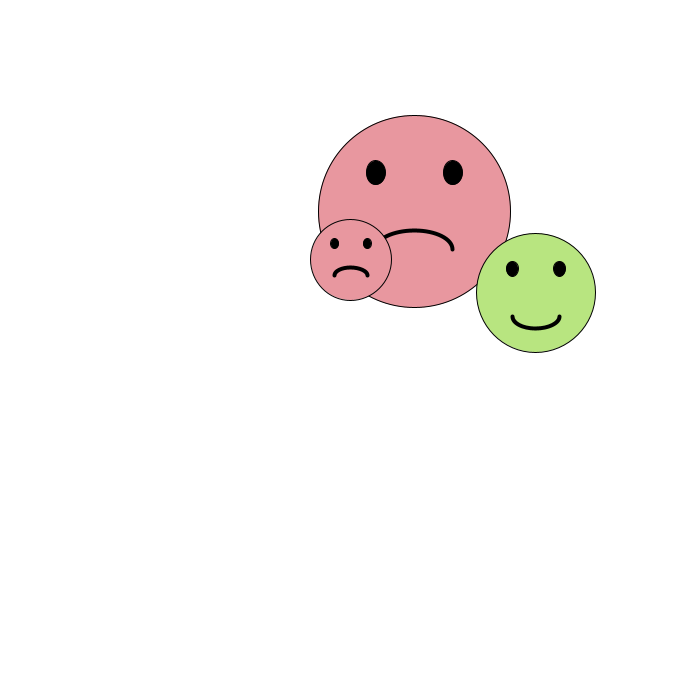
Frame 1 (no input)
Frame 60 (the mouse pressed at the canvas centre just before this capture): identical to frame 1, image omitted
Frame 120 (the mouse held since frame 60 and released just before this capture): identical to frame 1, image omitted

The Processing sketch that drew this single still picture (run headless with seeded random() and noise(); from frame 60 on, the mouse is pressed at the canvas centre):

// Processing sketch: HappyClassesWithConstructors
// ── HappyClassesWithConstructors.pde
//Happy Classes

class Face
{
  float x;
  float y;
  float size;
  int happiness;
  
  Face(float x, float y, float s, int h)
  {
    this.x = x;
    this.y = y;
    this.size = s;
    this.happiness = h;    
  }
}

final color smileGreen = color(184, 229, 128);
final color frownRed = color(232, 151, 159);

final int numFaces = 3;
Face[] faces = new Face[numFaces];

void setup()
{
  size(700, 700);
  
  int faceCounter = 0;
  while (faceCounter < numFaces)
  {
    faces[faceCounter] = randomFaces(faceCounter);
    faceCounter++;
  }
}

void draw()
{
  background(255);
  
  for (int i = 0; i < faces.length; i++)
  {
    drawFace(faces[i]);
  }
}

Face randomFaces(int count)
{
  Face newFace = new Face(random((count+1)*75,600), // x
                          random((count+1)*75, 600), // y
                          random(50, 200), // size
                          int(random(2))-1); // happiness
   
  return newFace;
}

void drawFace(Face f)
{
  strokeWeight(1);
  fill(f.happiness >= 0 ? smileGreen : frownRed);
  circle(f.x, f.y, f.size);
  fill(0);
  
  // left eye
  ellipse(f.x - f.size/5, 
          f.y - f.size/5, 
          f.size/10, 
          f.size/8);
          
  // right eye
  ellipse(f.x + f.size/5, 
          f.y - f.size/5, 
          f.size/10, 
          f.size/8);
          
  // mouth
  noFill();
  strokeWeight(4);
  arc(f.x, 
      f.y + f.size/5, 
      f.size/2.5,
      f.size/5,
      f.happiness>=0?0:PI,
      f.happiness>=0?PI:TWO_PI);
}

// click to reset smileys
void mouseClicked()
{
  for (int i = 0; i < 3; i++)
  {
    faces[i] = randomFaces(i);
  }
  
}
